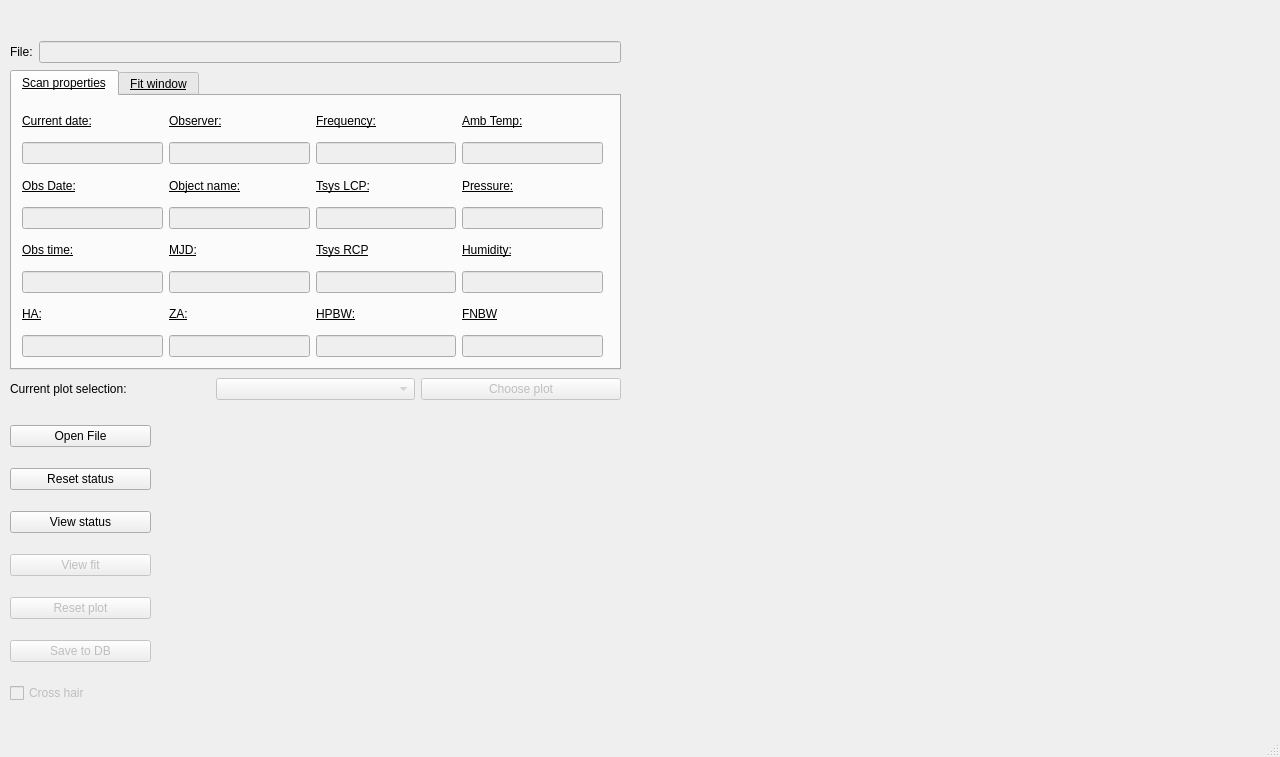
<?xml version="1.0" encoding="UTF-8"?>
<ui version="4.0">
 <class>DriftscanWindow</class>
 <widget class="QMainWindow" name="DriftscanWindow">
  <property name="geometry">
   <rect>
    <x>0</x>
    <y>0</y>
    <width>1280</width>
    <height>757</height>
   </rect>
  </property>
  <property name="sizePolicy">
   <sizepolicy hsizetype="Expanding" vsizetype="Expanding">
    <horstretch>0</horstretch>
    <verstretch>0</verstretch>
   </sizepolicy>
  </property>
  <property name="maximumSize">
   <size>
    <width>1600</width>
    <height>1200</height>
   </size>
  </property>
  <property name="windowTitle">
   <string>DRAN - View/Edit Driftscan</string>
  </property>
  <property name="autoFillBackground">
   <bool>false</bool>
  </property>
  <widget class="QWidget" name="centralwidget">
   <property name="autoFillBackground">
    <bool>false</bool>
   </property>
   <widget class="QWidget" name="gridLayoutWidget">
    <property name="geometry">
     <rect>
      <x>10</x>
      <y>40</y>
      <width>611</width>
      <height>331</height>
     </rect>
    </property>
    <layout class="QGridLayout" name="gridLayout">
     <item row="0" column="1">
      <layout class="QHBoxLayout" name="horizontalLayout_4">
       <item>
        <widget class="QLabel" name="LblFilename">
         <property name="text">
          <string>File:</string>
         </property>
        </widget>
       </item>
       <item>
        <widget class="QLineEdit" name="EdtFilename">
         <property name="enabled">
          <bool>false</bool>
         </property>
        </widget>
       </item>
      </layout>
     </item>
     <item row="1" column="1">
      <widget class="QTabWidget" name="tabWidget">
       <property name="maximumSize">
        <size>
         <width>16777215</width>
         <height>300</height>
        </size>
       </property>
       <property name="font">
        <font>
         <bold>false</bold>
         <underline>true</underline>
        </font>
       </property>
       <property name="autoFillBackground">
        <bool>false</bool>
       </property>
       <property name="currentIndex">
        <number>0</number>
       </property>
       <widget class="QWidget" name="tab">
        <attribute name="title">
         <string>Scan properties</string>
        </attribute>
        <widget class="QWidget" name="layoutWidget">
         <property name="geometry">
          <rect>
           <x>10</x>
           <y>10</y>
           <width>581</width>
           <height>251</height>
          </rect>
         </property>
         <layout class="QHBoxLayout" name="horizontalLayout_2">
          <item>
           <layout class="QVBoxLayout" name="verticalLayout">
            <item>
             <widget class="QLabel" name="LblCurDate">
              <property name="text">
               <string>Current date:</string>
              </property>
             </widget>
            </item>
            <item>
             <widget class="QLineEdit" name="EdtCurDate">
              <property name="enabled">
               <bool>false</bool>
              </property>
             </widget>
            </item>
            <item>
             <widget class="QLabel" name="LblObsDate">
              <property name="text">
               <string>Obs Date:</string>
              </property>
             </widget>
            </item>
            <item>
             <widget class="QLineEdit" name="EdtObsDate">
              <property name="enabled">
               <bool>false</bool>
              </property>
             </widget>
            </item>
            <item>
             <widget class="QLabel" name="LblObsTime_2">
              <property name="text">
               <string>Obs time:</string>
              </property>
             </widget>
            </item>
            <item>
             <widget class="QLineEdit" name="EdtObsTime">
              <property name="enabled">
               <bool>false</bool>
              </property>
             </widget>
            </item>
            <item>
             <widget class="QLabel" name="LblObsTime_4">
              <property name="text">
               <string>HA:</string>
              </property>
             </widget>
            </item>
            <item>
             <widget class="QLineEdit" name="EdtHa">
              <property name="enabled">
               <bool>false</bool>
              </property>
             </widget>
            </item>
           </layout>
          </item>
          <item>
           <layout class="QVBoxLayout" name="verticalLayout_10">
            <item>
             <widget class="QLabel" name="LblObjectType">
              <property name="text">
               <string>Observer:</string>
              </property>
             </widget>
            </item>
            <item>
             <widget class="QLineEdit" name="EdtObjectType">
              <property name="enabled">
               <bool>false</bool>
              </property>
             </widget>
            </item>
            <item>
             <widget class="QLabel" name="LblObjectName">
              <property name="text">
               <string>Object name:</string>
              </property>
             </widget>
            </item>
            <item>
             <widget class="QLineEdit" name="EdtObjectName">
              <property name="enabled">
               <bool>false</bool>
              </property>
             </widget>
            </item>
            <item>
             <widget class="QLabel" name="LblMjd">
              <property name="text">
               <string>MJD:</string>
              </property>
             </widget>
            </item>
            <item>
             <widget class="QLineEdit" name="EdtMjd">
              <property name="enabled">
               <bool>false</bool>
              </property>
             </widget>
            </item>
            <item>
             <widget class="QLabel" name="LblObsTime_3">
              <property name="text">
               <string>ZA:</string>
              </property>
             </widget>
            </item>
            <item>
             <widget class="QLineEdit" name="EdtZa">
              <property name="enabled">
               <bool>false</bool>
              </property>
             </widget>
            </item>
           </layout>
          </item>
          <item>
           <layout class="QVBoxLayout" name="verticalLayout_3">
            <item>
             <widget class="QLabel" name="LblFreq">
              <property name="text">
               <string>Frequency:</string>
              </property>
             </widget>
            </item>
            <item>
             <widget class="QLineEdit" name="EdtFreq">
              <property name="enabled">
               <bool>false</bool>
              </property>
             </widget>
            </item>
            <item>
             <widget class="QLabel" name="LblTsysLCP">
              <property name="text">
               <string>Tsys LCP:</string>
              </property>
             </widget>
            </item>
            <item>
             <widget class="QLineEdit" name="EdtTsysL">
              <property name="enabled">
               <bool>false</bool>
              </property>
             </widget>
            </item>
            <item>
             <widget class="QLabel" name="LblTsysRCP">
              <property name="text">
               <string>Tsys RCP</string>
              </property>
             </widget>
            </item>
            <item>
             <widget class="QLineEdit" name="EdtTsysR">
              <property name="enabled">
               <bool>false</bool>
              </property>
             </widget>
            </item>
            <item>
             <widget class="QLabel" name="LblObsTime_5">
              <property name="text">
               <string>HPBW:</string>
              </property>
             </widget>
            </item>
            <item>
             <widget class="QLineEdit" name="EdtHpbw">
              <property name="enabled">
               <bool>false</bool>
              </property>
             </widget>
            </item>
           </layout>
          </item>
          <item>
           <layout class="QVBoxLayout" name="verticalLayout_2">
            <item>
             <widget class="QLabel" name="LblTemp">
              <property name="text">
               <string>Amb Temp:</string>
              </property>
             </widget>
            </item>
            <item>
             <widget class="QLineEdit" name="EdtTemp">
              <property name="enabled">
               <bool>false</bool>
              </property>
             </widget>
            </item>
            <item>
             <widget class="QLabel" name="LblPres">
              <property name="text">
               <string>Pressure:</string>
              </property>
             </widget>
            </item>
            <item>
             <widget class="QLineEdit" name="EdtPres">
              <property name="enabled">
               <bool>false</bool>
              </property>
             </widget>
            </item>
            <item>
             <widget class="QLabel" name="LblHum">
              <property name="text">
               <string>Humidity:</string>
              </property>
             </widget>
            </item>
            <item>
             <widget class="QLineEdit" name="EdtHum">
              <property name="enabled">
               <bool>false</bool>
              </property>
             </widget>
            </item>
            <item>
             <widget class="QLabel" name="LblObsTime_6">
              <property name="text">
               <string>FNBW</string>
              </property>
             </widget>
            </item>
            <item>
             <widget class="QLineEdit" name="EdtFnbw">
              <property name="enabled">
               <bool>false</bool>
              </property>
             </widget>
            </item>
           </layout>
          </item>
         </layout>
        </widget>
       </widget>
       <widget class="QWidget" name="fit_window_tab">
        <attribute name="title">
         <string>Fit window</string>
        </attribute>
        <widget class="QWidget" name="horizontalLayoutWidget">
         <property name="geometry">
          <rect>
           <x>0</x>
           <y>0</y>
           <width>601</width>
           <height>261</height>
          </rect>
         </property>
         <layout class="QHBoxLayout" name="fit_window_layout">
          <item>
           <widget class="QGroupBox" name="plot_groupbox">
            <property name="title">
             <string>Fitting criteria:</string>
            </property>
            <widget class="QWidget" name="verticalLayoutWidget">
             <property name="geometry">
              <rect>
               <x>10</x>
               <y>23</y>
               <width>175</width>
               <height>231</height>
              </rect>
             </property>
             <layout class="QVBoxLayout" name="plot_layout">
              <item>
               <layout class="QHBoxLayout" name="horizontalLayout_8">
                <item>
                 <widget class="QLabel" name="label">
                  <property name="text">
                   <string>Fit type:</string>
                  </property>
                 </widget>
                </item>
                <item>
                 <widget class="QComboBox" name="ComboBoxFitType">
                  <property name="enabled">
                   <bool>false</bool>
                  </property>
                  <item>
                   <property name="text">
                    <string>Polynomial</string>
                   </property>
                  </item>
                  <item>
                   <property name="text">
                    <string>Gaussian</string>
                   </property>
                  </item>
                 </widget>
                </item>
               </layout>
              </item>
              <item>
               <layout class="QHBoxLayout" name="horizontalLayout_9">
                <item>
                 <widget class="QLabel" name="label_2">
                  <property name="text">
                   <string>Fit Location:</string>
                  </property>
                 </widget>
                </item>
                <item>
                 <widget class="QComboBox" name="ComboBoxFitLoc">
                  <property name="enabled">
                   <bool>false</bool>
                  </property>
                  <item>
                   <property name="text">
                    <string>Base</string>
                   </property>
                  </item>
                  <item>
                   <property name="text">
                    <string>Peak</string>
                   </property>
                  </item>
                 </widget>
                </item>
               </layout>
              </item>
              <item>
               <layout class="QHBoxLayout" name="horizontalLayout_10">
                <item>
                 <widget class="QLabel" name="label_3">
                  <property name="text">
                   <string>Fit Order:</string>
                  </property>
                 </widget>
                </item>
                <item>
                 <widget class="QComboBox" name="ComboBoxFitOrder">
                  <property name="enabled">
                   <bool>false</bool>
                  </property>
                  <item>
                   <property name="text">
                    <string>1</string>
                   </property>
                  </item>
                  <item>
                   <property name="text">
                    <string>2</string>
                   </property>
                  </item>
                  <item>
                   <property name="text">
                    <string>3</string>
                   </property>
                  </item>
                  <item>
                   <property name="text">
                    <string>4</string>
                   </property>
                  </item>
                  <item>
                   <property name="text">
                    <string>5</string>
                   </property>
                  </item>
                  <item>
                   <property name="text">
                    <string>6</string>
                   </property>
                  </item>
                  <item>
                   <property name="text">
                    <string>7</string>
                   </property>
                  </item>
                  <item>
                   <property name="text">
                    <string>8</string>
                   </property>
                  </item>
                  <item>
                   <property name="text">
                    <string>9</string>
                   </property>
                  </item>
                  <item>
                   <property name="text">
                    <string>10</string>
                   </property>
                  </item>
                 </widget>
                </item>
               </layout>
              </item>
              <item>
               <layout class="QHBoxLayout" name="horizontalLayout_11">
                <item>
                 <widget class="QLabel" name="label_4">
                  <property name="text">
                   <string>Filter:</string>
                  </property>
                 </widget>
                </item>
                <item>
                 <widget class="QComboBox" name="ComboBoxFilterType">
                  <property name="enabled">
                   <bool>false</bool>
                  </property>
                  <item>
                   <property name="text">
                    <string>Rms cuts</string>
                   </property>
                  </item>
                  <item>
                   <property name="text">
                    <string>Smoothing</string>
                   </property>
                  </item>
                 </widget>
                </item>
               </layout>
              </item>
              <item>
               <layout class="QHBoxLayout" name="horizontalLayout_12">
                <item>
                 <widget class="QLabel" name="LblFilteringWindow">
                  <property name="text">
                   <string>Window: </string>
                  </property>
                 </widget>
                </item>
                <item>
                 <widget class="QLineEdit" name="EdtFilteringWindow">
                  <property name="enabled">
                   <bool>false</bool>
                  </property>
                 </widget>
                </item>
               </layout>
              </item>
             </layout>
            </widget>
           </widget>
          </item>
          <item>
           <widget class="QGroupBox" name="single_beam_groupbox">
            <property name="title">
             <string>Data fitting:</string>
            </property>
            <widget class="QWidget" name="verticalLayoutWidget_2">
             <property name="geometry">
              <rect>
               <x>10</x>
               <y>20</y>
               <width>190</width>
               <height>249</height>
              </rect>
             </property>
             <layout class="QVBoxLayout" name="single_beam_layout">
              <item>
               <widget class="QPushButton" name="BtnFilterData">
                <property name="enabled">
                 <bool>false</bool>
                </property>
                <property name="text">
                 <string>Filter data</string>
                </property>
               </widget>
              </item>
              <item>
               <widget class="QPushButton" name="BtnFitData">
                <property name="enabled">
                 <bool>false</bool>
                </property>
                <property name="text">
                 <string>Fit data</string>
                </property>
               </widget>
              </item>
              <item>
               <widget class="QPushButton" name="BtnClearSelection">
                <property name="enabled">
                 <bool>false</bool>
                </property>
                <property name="text">
                 <string>Clear selection</string>
                </property>
               </widget>
              </item>
              <item>
               <widget class="QPushButton" name="BtnSave">
                <property name="enabled">
                 <bool>false</bool>
                </property>
                <property name="text">
                 <string>Save</string>
                </property>
               </widget>
              </item>
              <item>
               <widget class="QPushButton" name="BtnCalc">
                <property name="enabled">
                 <bool>false</bool>
                </property>
                <property name="text">
                 <string>Calculate</string>
                </property>
               </widget>
              </item>
              <item>
               <layout class="QHBoxLayout" name="BrcpPSSlayout_3">
                <item>
                 <widget class="QLineEdit" name="EdtAddPSS">
                  <property name="enabled">
                   <bool>false</bool>
                  </property>
                 </widget>
                </item>
                <item>
                 <widget class="QComboBox" name="DropSetPSS">
                  <property name="enabled">
                   <bool>false</bool>
                  </property>
                  <item>
                   <property name="text">
                    <string>Set PSS</string>
                   </property>
                  </item>
                 </widget>
                </item>
               </layout>
              </item>
              <item>
               <layout class="QHBoxLayout" name="BrcpPSSlayout_4">
                <item>
                 <widget class="QPushButton" name="BtnGetPSS_2">
                  <property name="text">
                   <string>Get PSS</string>
                  </property>
                 </widget>
                </item>
                <item>
                 <widget class="QPushButton" name="BtnPSSreset_2">
                  <property name="text">
                   <string>Reset PSS</string>
                  </property>
                 </widget>
                </item>
               </layout>
              </item>
             </layout>
            </widget>
           </widget>
          </item>
          <item>
           <widget class="QGroupBox" name="pss_values_groupbox">
            <property name="title">
             <string>Estimate flux:</string>
            </property>
            <widget class="QWidget" name="verticalLayoutWidget_3">
             <property name="geometry">
              <rect>
               <x>10</x>
               <y>20</y>
               <width>171</width>
               <height>241</height>
              </rect>
             </property>
             <layout class="QVBoxLayout" name="FitButtonsLayout_2">
              <item>
               <widget class="QPushButton" name="BtnPopulatePSS">
                <property name="enabled">
                 <bool>false</bool>
                </property>
                <property name="text">
                 <string>Populate PSS from file</string>
                </property>
               </widget>
              </item>
              <item>
               <layout class="QHBoxLayout" name="AlcpPSSlayout">
                <item>
                 <widget class="QLabel" name="LblPSSlcpA">
                  <property name="text">
                   <string>A LCP PSS:</string>
                  </property>
                 </widget>
                </item>
                <item>
                 <widget class="QLineEdit" name="EdtPSSlcpA">
                  <property name="enabled">
                   <bool>false</bool>
                  </property>
                 </widget>
                </item>
               </layout>
              </item>
              <item>
               <layout class="QHBoxLayout" name="BlcpPSSlayout">
                <item>
                 <widget class="QLabel" name="LblPSSlcpB">
                  <property name="text">
                   <string>B LCP PSS:</string>
                  </property>
                 </widget>
                </item>
                <item>
                 <widget class="QLineEdit" name="EdtPSSlcpB">
                  <property name="enabled">
                   <bool>false</bool>
                  </property>
                 </widget>
                </item>
               </layout>
              </item>
              <item>
               <layout class="QHBoxLayout" name="ArcpPSSlayout">
                <item>
                 <widget class="QLabel" name="LblPSSrcpA">
                  <property name="text">
                   <string>A RCP PSS:</string>
                  </property>
                 </widget>
                </item>
                <item>
                 <widget class="QLineEdit" name="EdtPSSrcpA">
                  <property name="enabled">
                   <bool>false</bool>
                  </property>
                 </widget>
                </item>
               </layout>
              </item>
              <item>
               <layout class="QHBoxLayout" name="BrcpPSSlayout">
                <item>
                 <widget class="QLabel" name="LblPSSrcpB">
                  <property name="text">
                   <string>B RCP PSS:</string>
                  </property>
                 </widget>
                </item>
                <item>
                 <widget class="QLineEdit" name="EdtPSSrcpB">
                  <property name="enabled">
                   <bool>false</bool>
                  </property>
                 </widget>
                </item>
               </layout>
              </item>
              <item>
               <widget class="QPushButton" name="BtnSavePSS">
                <property name="enabled">
                 <bool>false</bool>
                </property>
                <property name="text">
                 <string>Save PSS/Flux</string>
                </property>
               </widget>
              </item>
              <item>
               <widget class="QPushButton" name="BtnResetPSS">
                <property name="enabled">
                 <bool>false</bool>
                </property>
                <property name="sizePolicy">
                 <sizepolicy hsizetype="Expanding" vsizetype="Expanding">
                  <horstretch>0</horstretch>
                  <verstretch>0</verstretch>
                 </sizepolicy>
                </property>
                <property name="text">
                 <string>Reset PSS/Flux</string>
                </property>
               </widget>
              </item>
             </layout>
            </widget>
           </widget>
          </item>
         </layout>
        </widget>
       </widget>
      </widget>
     </item>
    </layout>
   </widget>
   <widget class="QWidget" name="layoutWidget">
    <property name="geometry">
     <rect>
      <x>10</x>
      <y>410</y>
      <width>141</width>
      <height>311</height>
     </rect>
    </property>
    <layout class="QVBoxLayout" name="imaging_verticalLayout">
     <item>
      <widget class="QPushButton" name="BtnOpenFile">
       <property name="text">
        <string>Open File</string>
       </property>
      </widget>
     </item>
     <item>
      <widget class="QPushButton" name="BtnResetStatus">
       <property name="text">
        <string>Reset status</string>
       </property>
      </widget>
     </item>
     <item>
      <widget class="QPushButton" name="BtnViewStatus">
       <property name="text">
        <string>View status</string>
       </property>
      </widget>
     </item>
     <item>
      <widget class="QPushButton" name="BtnViewFit">
       <property name="enabled">
        <bool>false</bool>
       </property>
       <property name="text">
        <string>View fit</string>
       </property>
      </widget>
     </item>
     <item>
      <widget class="QPushButton" name="BtnResetPlot">
       <property name="enabled">
        <bool>false</bool>
       </property>
       <property name="text">
        <string>Reset plot</string>
       </property>
      </widget>
     </item>
     <item>
      <widget class="QPushButton" name="BtnSaveToDb">
       <property name="enabled">
        <bool>false</bool>
       </property>
       <property name="text">
        <string>Save to DB</string>
       </property>
      </widget>
     </item>
     <item>
      <widget class="QCheckBox" name="checkBox">
       <property name="enabled">
        <bool>false</bool>
       </property>
       <property name="text">
        <string>Cross hair</string>
       </property>
      </widget>
     </item>
    </layout>
   </widget>
   <widget class="QWidget" name="layoutWidget">
    <property name="geometry">
     <rect>
      <x>150</x>
      <y>412</y>
      <width>471</width>
      <height>311</height>
     </rect>
    </property>
    <layout class="QGridLayout" name="otherPlotsLayout"/>
   </widget>
   <widget class="QWidget" name="layoutWidget">
    <property name="geometry">
     <rect>
      <x>630</x>
      <y>50</y>
      <width>641</width>
      <height>671</height>
     </rect>
    </property>
    <layout class="QGridLayout" name="PlotLayout"/>
   </widget>
   <widget class="QWidget" name="layoutWidget">
    <property name="geometry">
     <rect>
      <x>10</x>
      <y>370</y>
      <width>611</width>
      <height>38</height>
     </rect>
    </property>
    <layout class="QHBoxLayout" name="FitBaseLayout_2">
     <item>
      <widget class="QLabel" name="LblPlottype">
       <property name="text">
        <string>Current plot selection:</string>
       </property>
      </widget>
     </item>
     <item>
      <widget class="QComboBox" name="ComboBoxPlotType">
       <property name="enabled">
        <bool>false</bool>
       </property>
       <item>
        <property name="text">
         <string/>
        </property>
       </item>
      </widget>
     </item>
     <item>
      <widget class="QPushButton" name="BtnChoosePlot">
       <property name="enabled">
        <bool>false</bool>
       </property>
       <property name="text">
        <string>Choose plot</string>
       </property>
      </widget>
     </item>
    </layout>
   </widget>
   <widget class="QWidget" name="gridLayoutWidget_2">
    <property name="geometry">
     <rect>
      <x>10</x>
      <y>0</y>
      <width>1261</width>
      <height>41</height>
     </rect>
    </property>
    <layout class="QGridLayout" name="nav_grid_layout"/>
   </widget>
  </widget>
  <widget class="QStatusBar" name="statusbar"/>
  <action name="actionOpen_file">
   <property name="text">
    <string>Open file</string>
   </property>
  </action>
  <action name="actionClose_program">
   <property name="text">
    <string>Close program</string>
   </property>
  </action>
  <action name="actionExit">
   <property name="text">
    <string>Exit</string>
   </property>
  </action>
 </widget>
 <resources/>
 <connections/>
</ui>
